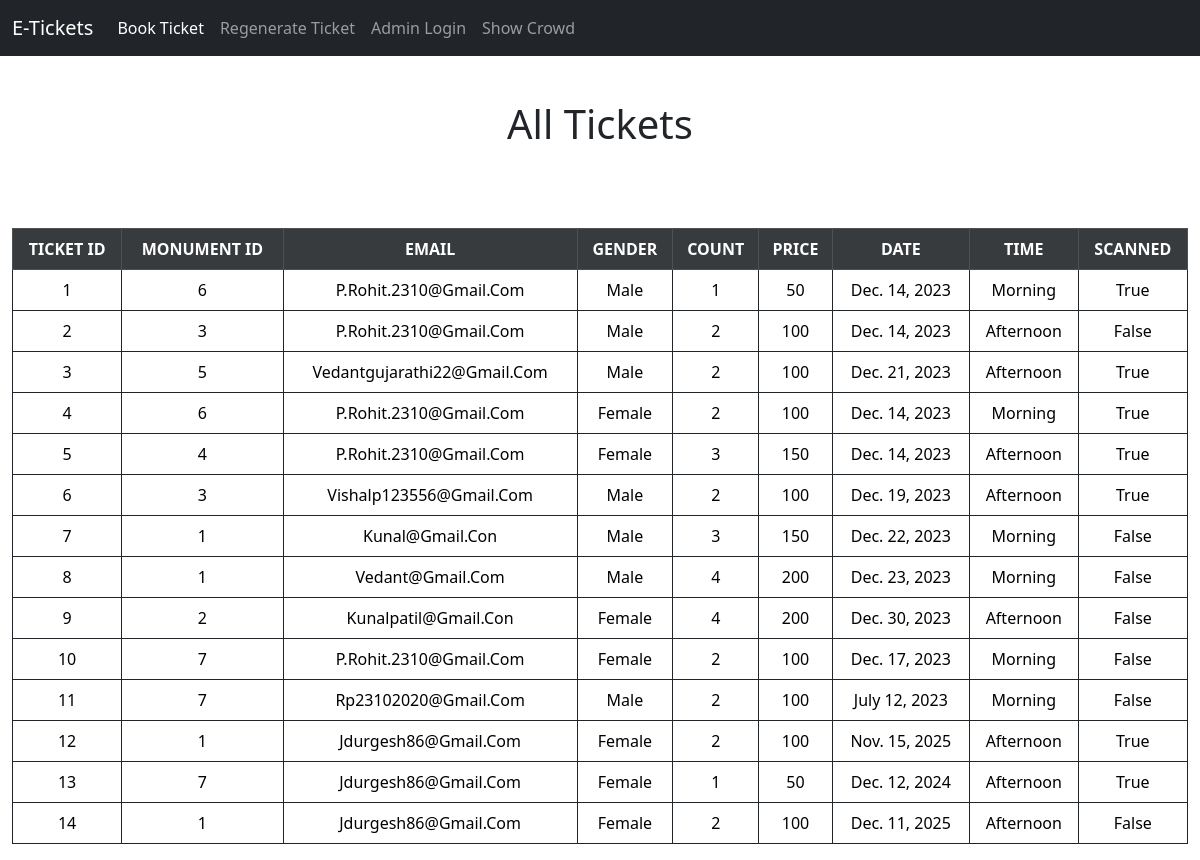
Screenshot of /viewTicket with the database file from the repository.
### project/models.py (models this page shows)
class Tikect(models.Model):
    id = models.IntegerField(auto_created=True, unique=True, primary_key=True)
    email = models.CharField(max_length=120)
    monumentId = models.IntegerField()
    count = models.IntegerField()
    price = models.IntegerField()
    date = models.DateField()
    shift = models.CharField(max_length=120)
    trasactionId = models.CharField(max_length=120, null=True)
    scanned = models.BooleanField(default=False)
    gender = models.CharField(max_length=20, null=True)

### project/views.py (the view)
# urls.py: path("viewTicket", views.viewTicket, name="viewTicket"),
def viewTicket(request):
    tickets = Tikect.objects.all()
    ticketsData = {
        'Tickets':tickets
    }
    return render(request, 'viewTickets.html', ticketsData)

### templates/viewTickets.html (shortened to what this page needs)
<!DOCTYPE html>
<html lang="en">
<head>
    <link href="https://cdn.jsdelivr.net/npm/bootstrap@5.3.2/dist/css/bootstrap.min.css" rel="stylesheet">
</head>
<body>
  <nav class="navbar fixed-top navbar-expand-lg navbar-dark bg-dark">
    <div class="container-fluid ">
      <a class="navbar-brand" href="/">E-Tickets</a>
      <div class="collapse navbar-collapse" id="navbarSupportedContent">
        <ul class="navbar-nav me-auto mb-2 mb-lg-0">
          <li class="nav-item">
            <a class="nav-link active" aria-current="page" href="bookTicket">Book Ticket</a>
          </li>
          <li class="nav-item">
            <a class="nav-link" href="regenerateTicket">Regenerate Ticket</a>
          </li>
          <li class="nav-item">
            <a class="nav-link" href="adminLogin">Admin Login</a>
          </li>
          <li class="nav-item">
            <a class="nav-link" href="selectMonument">Show Crowd</a>
          </li>
        </ul>
      </div>
    </div>
</nav>
    <div class="container-fluid" style="margin-top: 100px">
        <h1 class="text-dark text-center">All Tickets</h1>
        <br><br><br>
        <table class="table table-responsive table-bordered border-dark table-hover text-center text-capitalize">
            <thead>
              <tr class="table-dark table-active text-uppercase text-white">
                <th>Ticket Id</th>
                <th>Monument Id</th>
                <th>Email</th>
                <th>Gender</th>
                <th>Count</th>
                <th>Price</th>
                <th>Date</th>
                <th>Time</th>
                <th>Scanned</th>
              </tr>
            </thead>
            <tbody>
                {% for ticket in Tickets %}
                <tr>
                    <td>{{ticket.id}}</td>
                    <td>{{ticket.monumentId}}</td>
                    <td>{{ticket.email}}</td>
                    <td>{{ticket.gender}}</td>
                    <td>{{ticket.count}}</td>
                    <td>{{ticket.price}}</td>
                    <td>{{ticket.date}}</td>
                    <td>{{ticket.shift}}</td>
                    <td>{{ticket.scanned}}</td>
                </tr>
                {% endfor %}
            </tbody>
          </table>
    </div>
    <body>
</html>

### rows the page displays
Tikect: id "1", monumentId "6", email "P.rohit.2310@gmail.com", gender "Male", count "1", price "50", date "Dec. 14, 2023", shift "Morning", scanned "True"
Tikect: id "2", monumentId "3", email "P.rohit.2310@gmail.com", gender "Male", count "2", price "100", date "Dec. 14, 2023", shift "Afternoon", scanned "False"
Tikect: id "3", monumentId "5", email "Vedantgujarathi22@gmail.com", gender "Male", count "2", price "100", date "Dec. 21, 2023", shift "Afternoon", scanned "True"
Tikect: id "4", monumentId "6", email "P.rohit.2310@gmail.com", gender "Female", count "2", price "100", date "Dec. 14, 2023", shift "Morning", scanned "True"
Tikect: id "5", monumentId "4", email "P.rohit.2310@gmail.com", gender "Female", count "3", price "150", date "Dec. 14, 2023", shift "Afternoon", scanned "True"
Tikect: id "6", monumentId "3", email "Vishalp123556@gmail.com", gender "Male", count "2", price "100", date "Dec. 19, 2023", shift "Afternoon", scanned "True"
Tikect: id "7", monumentId "1", email "Kunal@gmail.con", gender "Male", count "3", price "150", date "Dec. 22, 2023", shift "Morning", scanned "False"
Tikect: id "8", monumentId "1", email "Vedant@gmail.com", gender "Male", count "4", price "200", date "Dec. 23, 2023", shift "Morning", scanned "False"
Tikect: id "9", monumentId "2", email "Kunalpatil@gmail.con", gender "Female", count "4", price "200", date "Dec. 30, 2023", shift "Afternoon", scanned "False"
Tikect: id "10", monumentId "7", email "P.rohit.2310@gmail.com", gender "Female", count "2", price "100", date "Dec. 17, 2023", shift "Morning", scanned "False"
Tikect: id "11", monumentId "7", email "Rp23102020@gmail.com", gender "Male", count "2", price "100", date "July 12, 2023", shift "Morning", scanned "False"
Tikect: id "12", monumentId "1", email "Jdurgesh86@gmail.com", gender "Female", count "2", price "100", date "Nov. 15, 2025", shift "Afternoon", scanned "True"
Tikect: id "13", monumentId "7", email "Jdurgesh86@gmail.com", gender "Female", count "1", price "50", date "Dec. 12, 2024", shift "Afternoon", scanned "True"
Tikect: id "14", monumentId "1", email "Jdurgesh86@gmail.com", gender "Female", count "2", price "100", date "Dec. 11, 2025", shift "Afternoon", scanned "False"
